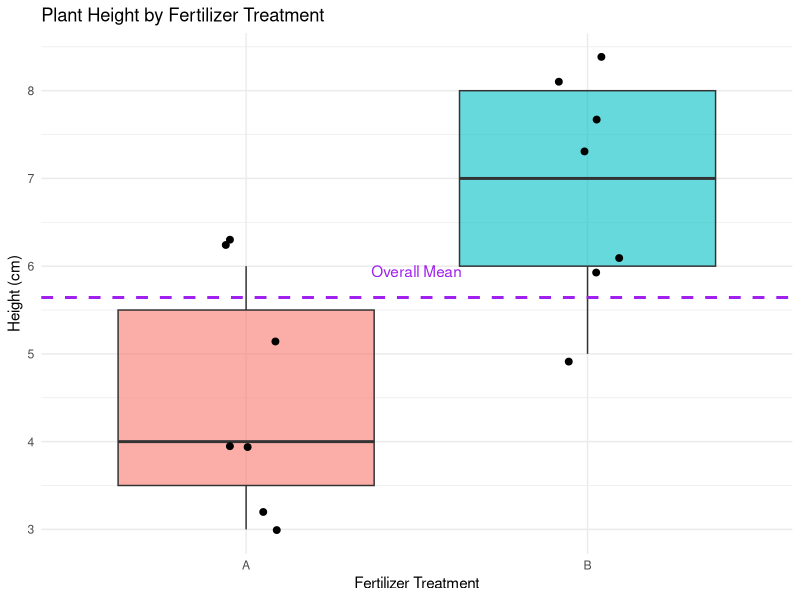

Reproduce this figure in R.
## ---- chunk 1
# Create example dataset
set.seed(213708)
fertilizer <- rep(c("A", "B"), each = 7)
height <- c(
  # Treatment A (lower heights)
  6, 3, 4, 5, 3, 6, 4,
  # Treatment B (higher heights)
  8, 5, 6, 7, 8, 6, 8
)

plant_data <- data.frame(
  Plant_ID = 1:14,
  Fertilizer = factor(fertilizer),
  Height = height
)

# Display the data
print(plant_data)

# Summary statistics
library(dplyr)
plant_data %>%
  group_by(Fertilizer) %>%
  summarise(
    n = n(),
    Mean = mean(Height),
    SD = sd(Height),
    Min = min(Height),
    Max = max(Height)
  )
## ---- chunk 2
library(ggplot2)

# Boxplot
ggplot(plant_data, aes(x = Fertilizer, y = Height, fill = Fertilizer)) +
  geom_boxplot(alpha = 0.6) +
  geom_jitter(width = 0.1, size = 2) +
  geom_hline(yintercept = mean(plant_data$Height), 
             linetype = "dashed", color = "purple", size = 1) +
  annotate("text", x = 1.5, y = mean(plant_data$Height) + 0.3, 
           label = "Overall Mean", color = "purple") +
  labs(title = "Plant Height by Fertilizer Treatment",
       x = "Fertilizer Treatment",
       y = "Height (cm)") +
  theme_minimal() +
  theme(legend.position = "none")
